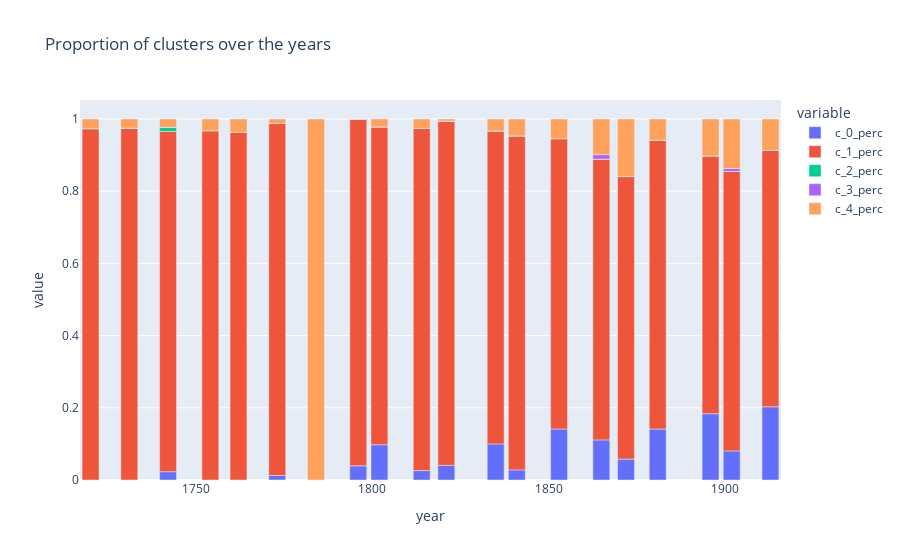

Notebook source saved alongside this figure:
### Code cell
# now we can plot our last 5 columns as 100% stacked bar chart
# using x as year and y as proportion of each cluster

# let's use plotly express for our plot

import plotly.express as px

# let's create a list of our columns to plot

columns_to_plot = [f"c_{cluster}_perc" for cluster in range(5)]
# let's check out our list

# so x axis will be year and y axis will be proportion of each cluster

# let's plot our data

fig = px.bar(df_year_cluster, 
             x=df_year_cluster.index, 
             y=columns_to_plot, 
             title="Proportion of clusters over the years", 
             labels={'x':'Year', 'y':'Proportion of clusters'})

# let's show our plot
fig.show()

### Figure 1 — Plotly figure (JSON) as saved in the notebook; plotly's stock layout.template omitted (floating-point values rounded to 4 significant figures)
{"data": [{"alignmentgroup": "True", "hovertemplate": "variable=c_0_perc<br>year=%{x}<br>value=%{y}<extra></extra>", "legendgroup": "c_0_perc", "marker": {"color": "#636efa", "pattern": {"shape": ""}}, "name": "c_0_perc", "offsetgroup": "c_0_perc", "orientation": "v", "showlegend": true, "textposition": "auto", "type": "bar", "x": [1720, 1731, 1742, 1754, 1762, 1773, 1784, 1796, 1802, 1814, 1821, 1835, 1841, 1853, 1865, 1872, 1881, 1896, 1902, 1913], "xaxis": "x", "y": [0, 0, 0.02299, 0, 0, 0.0125, 0, 0.03922, 0.09783, 0.02609, 0.04046, 0.1, 0.02804, 0.1413, 0.1111, 0.05797, 0.1412, 0.1837, 0.08065, 0.2029], "yaxis": "y"}, {"alignmentgroup": "True", "hovertemplate": "variable=c_1_perc<br>year=%{x}<br>value=%{y}<extra></extra>", "legendgroup": "c_1_perc", "marker": {"color": "#EF553B", "pattern": {"shape": ""}}, "name": "c_1_perc", "offsetgroup": "c_1_perc", "orientation": "v", "showlegend": true, "textposition": "auto", "type": "bar", "x": [1720, 1731, 1742, 1754, 1762, 1773, 1784, 1796, 1802, 1814, 1821, 1835, 1841, 1853, 1865, 1872, 1881, 1896, 1902, 1913], "xaxis": "x", "y": [0.9733, 0.9744, 0.9425, 0.9677, 0.963, 0.975, 0, 0.9608, 0.8804, 0.9478, 0.9538, 0.8667, 0.9252, 0.8043, 0.7778, 0.7826, 0.8, 0.7143, 0.7742, 0.7101], "yaxis": "y"}, {"alignmentgroup": "True", "hovertemplate": "variable=c_2_perc<br>year=%{x}<br>value=%{y}<extra></extra>", "legendgroup": "c_2_perc", "marker": {"color": "#00cc96", "pattern": {"shape": ""}}, "name": "c_2_perc", "offsetgroup": "c_2_perc", "orientation": "v", "showlegend": true, "textposition": "auto", "type": "bar", "x": [1720, 1731, 1742, 1754, 1762, 1773, 1784, 1796, 1802, 1814, 1821, 1835, 1841, 1853, 1865, 1872, 1881, 1896, 1902, 1913], "xaxis": "x", "y": [0, 0, 0.01149, 0, 0, 0, 0, 0, 0, 0, 0, 0, 0, 0, 0, 0, 0, 0, 0, 0], "yaxis": "y"}, {"alignmentgroup": "True", "hovertemplate": "variable=c_3_perc<br>year=%{x}<br>value=%{y}<extra></extra>", "legendgroup": "c_3_perc", "marker": {"color": "#ab63fa", "pattern": {"shape": ""}}, "name": "c_3_perc", "offsetgroup": "c_3_perc", "orientation": "v", "showlegend": true, "textposition": "auto", "type": "bar", "x": [1720, 1731, 1742, 1754, 1762, 1773, 1784, 1796, 1802, 1814, 1821, 1835, 1841, 1853, 1865, 1872, 1881, 1896, 1902, 1913], "xaxis": "x", "y": [0, 0, 0, 0, 0, 0, 0, 0, 0, 0, 0, 0, 0, 0, 0.01235, 0, 0, 0, 0.008065, 0], "yaxis": "y"}, {"alignmentgroup": "True", "hovertemplate": "variable=c_4_perc<br>year=%{x}<br>value=%{y}<extra></extra>", "legendgroup": "c_4_perc", "marker": {"color": "#FFA15A", "pattern": {"shape": ""}}, "name": "c_4_perc", "offsetgroup": "c_4_perc", "orientation": "v", "showlegend": true, "textposition": "auto", "type": "bar", "x": [1720, 1731, 1742, 1754, 1762, 1773, 1784, 1796, 1802, 1814, 1821, 1835, 1841, 1853, 1865, 1872, 1881, 1896, 1902, 1913], "xaxis": "x", "y": [0.02667, 0.02564, 0.02299, 0.03226, 0.03704, 0.0125, 1, 0, 0.02174, 0.02609, 0.00578, 0.03333, 0.04673, 0.05435, 0.09877, 0.1594, 0.05882, 0.102, 0.1371, 0.08696], "yaxis": "y"}], "layout": {"barmode": "relative", "legend": {"title": {"text": "variable"}, "tracegroupgap": 0}, "title": {"text": "Proportion of clusters over the years"}, "xaxis": {"anchor": "y", "domain": [0, 1], "title": {"text": "year"}}, "yaxis": {"anchor": "x", "domain": [0, 1], "title": {"text": "value"}}}}
